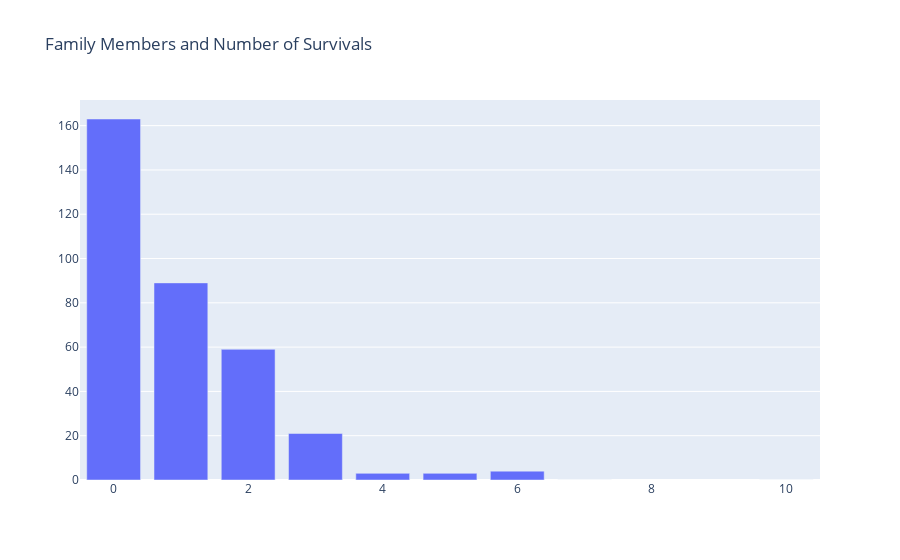

Write notebook code for a chart like this one.
### Markdown cell above
### FamilyMembers

### Code cell
family =df.groupby('FamilyMembers').sum()['Survived']
trace = go.Bar(x=family.index, y=family.values)
layout = {
    'title_text': 'Family Members and Number of Survivals',

}
fig = go.Figure(data = [trace], layout=layout)
iplot(fig)

### Figure 1 — Plotly figure (JSON) as saved in the notebook; plotly's stock layout.template omitted (floating-point values rounded to 4 significant figures)
{"data": [{"type": "bar", "x": [0, 1, 2, 3, 4, 5, 6, 7, 10], "y": [163, 89, 59, 21, 3, 3, 4, 0, 0]}], "layout": {"title": {"text": "Family Members and Number of Survivals"}}}
